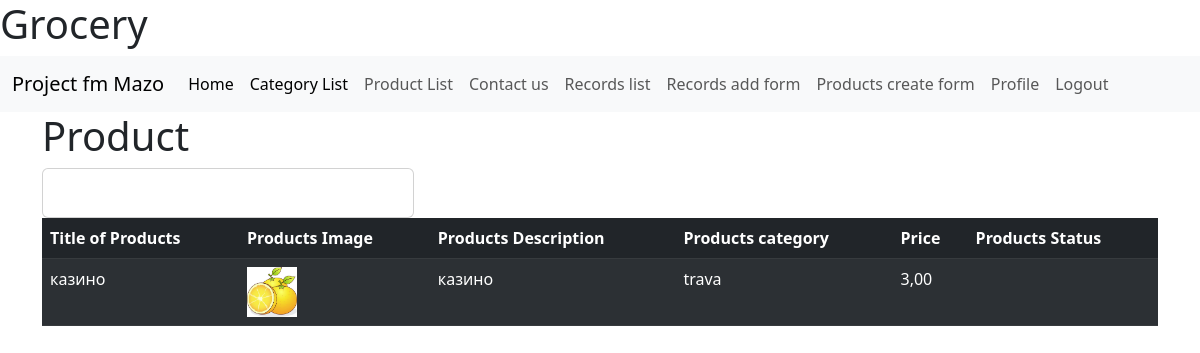
Screenshot of /detail_products/1/ (signed in) with the database file from the repository.
### catalog/models.py (models this page shows, shortened)
class Product(models.Model):
    STATUS_ACTIV = True
    STATUS_INACTIV = False
    STATUSES = (
        (STATUS_ACTIV, 'available'),
        (STATUS_INACTIV, 'no item')
    )
    product_name = models.CharField(max_length=250, verbose_name='Naimenovanie Producta')
    product_description = models.CharField(max_length=250, verbose_name="Product description", **NULLABLE)
    preview = models.ImageField(upload_to='media', **NULLABLE)
    category = models.ForeignKey(Category, related_name="Category", blank=True, max_length=100,
                                 verbose_name="Category description",
                                 on_delete=models.CASCADE)
    price_per_unit = models.DecimalField(max_digits=6, decimal_places=2, **NULLABLE)
    date_of_creation = models.DateField(auto_now_add=True)
    date_last_change = models.DateField(auto_now=True)
    published_status = models.BooleanField(choices=STATUSES, default=STATUS_ACTIV, max_length=20)
    class Meta:
        permissions = [
            ("set_published_status", "Can publish Product"),
            ("add_Product", "Can add Product"),
        ]

class Category(models.Model):
    category = models.CharField(max_length=250, verbose_name="Category")
    category_description = models.CharField(max_length=250, verbose_name="Category description")
    def __str__(self):
        return f'{self.category}'

### catalog/views.py (the view, shortened to what this page needs)
# urls.py: path('detail_products/<int:pk>/', ProductDetailView.as_view(), name='Product_detail'),
class ProductDetailView(LoginRequiredMixin, DeleteView):
    model = Product
    success_url = reverse_lazy('catalog:Product_list')
    template_name = 'catalog/Product_detail.html'
    def get_context_data(self, **kwargs):
        context_data = super().get_context_data(**kwargs)
        context_data['subjects']=Subject.objects.filter(product_name_again=self.object)#product_content
        return context_data

### catalog/templates/catalog/Product_detail.html (shortened to what this page needs)
{% extends 'catalog/base.html' %}
    {% block content %}
<h1> Product</h1>
        <table class="table table-dark table-striped">
            <thead>
                <tr>
                  <th scope="col"> Title of Products</th>
                  <th scope="col">Products Image</th>
                    <th scope="col">Products Description</th>
                   <th scope="col">Products category </th>
                    <th scope="col">Price </th>
                    <th scope="col">Products Status</th>
                </tr>
            </thead>
             <tbody>
                    <td>  {{object.product_name}}</td>
                    <td>
                        <img src="/media/{{object.preview}}"  width="50" height=50  alt=""/>
                    </td>
                    <td>{{object.product_description}}</td>
                    <td>{{object.category}}</td>
                    <td>{{object.price_per_unit}}</td>
                    <td>{{object.get_status_display}} </td>
            </tbody>
            <div class="col-4">
                <div class="card">
                    <div class="card-body">
                    </div>
                </div>
            </div>
{% endblock %}

### rows the page displays
Product: product_name "казино", preview (picture), product_description "казино", category "trava", price_per_unit "3,00"
